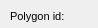
      <widget class="QWidget" name="page_18">
       <property name="geometry">
        <rect>
         <x>0</x>
         <y>0</y>
         <width>98</width>
         <height>28</height>
        </rect>
       </property>
       <attribute name="label">
        <string>Specific information</string>
       </attribute>
       <widget class="QLabel" name="label_pol_id">
        <property name="geometry">
         <rect>
          <x>10</x>
          <y>5</y>
          <width>91</width>
          <height>22</height>
         </rect>
        </property>
        <property name="font">
         <font>
          <pointsize>8</pointsize>
         </font>
        </property>
        <property name="frameShape">
         <enum>QFrame::NoFrame</enum>
        </property>
        <property name="frameShadow">
         <enum>QFrame::Plain</enum>
        </property>
        <property name="text">
         <string>Polygon id:</string>
        </property>
        <property name="textFormat">
         <enum>Qt::AutoText</enum>
        </property>
        <property name="scaledContents">
         <bool>false</bool>
        </property>
        <property name="alignment">
         <set>Qt::AlignLeading|Qt::AlignLeft|Qt::AlignVCenter</set>
        </property>
        <property name="margin">
         <number>3</number>
        </property>
       </widget>
       <widget class="QLineEdit" name="pol_id">
        <property name="geometry">
         <rect>
          <x>110</x>
          <y>5</y>
          <width>160</width>
          <height>18</height>
         </rect>
        </property>
        <property name="inputMask">
         <string/>
        </property>
        <property name="text">
         <string/>
        </property>
        <property name="frame">
         <bool>true</bool>
        </property>
       </widget>
       <widget class="QLineEdit" name="name">
        <property name="geometry">
         <rect>
          <x>110</x>
          <y>30</y>
          <width>160</width>
          <height>18</height>
         </rect>
        </property>
        <property name="inputMask">
         <string/>
        </property>
        <property name="text">
         <string/>
        </property>
        <property name="frame">
         <bool>true</bool>
        </property>
       </widget>
       <widget class="QLabel" name="label_name">
        <property name="geometry">
         <rect>
          <x>10</x>
          <y>30</y>
          <width>91</width>
          <height>22</height>
         </rect>
        </property>
        <property name="font">
         <font>
          <pointsize>8</pointsize>
         </font>
        </property>
        <property name="frameShape">
         <enum>QFrame::NoFrame</enum>
        </property>
        <property name="frameShadow">
         <enum>QFrame::Plain</enum>
        </property>
        <property name="text">
         <string>Name:</string>
        </property>
        <property name="textFormat">
         <enum>Qt::AutoText</enum>
        </property>
        <property name="scaledContents">
         <bool>false</bool>
        </property>
        <property name="alignment">
         <set>Qt::AlignLeading|Qt::AlignLeft|Qt::AlignVCenter</set>
        </property>
        <property name="margin">
         <number>3</number>
        </property>
       </widget>
      </widget>
